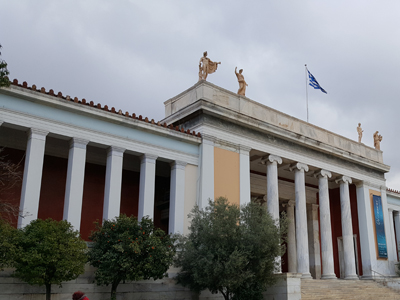
#> input picture image1128/warp.jpg, 400 x 300 px, found by its file name
$ python warping_class.py
#> lines starting #> are read from the running program, lines starting #| are printed output that depends on the picture
import numpy as np, cv2

def morphing():
    h, w = image.shape[:2]
    dst = np.zeros((h,w), image.dtype)
    ys = np.arange(0, image.shape[0], 1)
    xs = np.arange(0, image.shape[1], 0.1)


    x1, x10 = pt1[0], pt1[0]*10
    ratios = xs/x1
    ratios[x10:] = (w - xs[x10:])/(w-x1)

    dxs = xs + ratios * (pt2[0] - pt1[0])
    xs, dxs = xs.astype(int), dxs.astype(int)

    ym, xm = np.meshgrid(ys, xs)
    _, dxm = np.meshgrid(ys, dxs)
    dst[ym, dxm] = image[ym ,xm]
    cv2.imshow("image", dst)
def onMouse(event, x, y, flags, param):
    global pt1, pt2
    if event == cv2.EVENT_LBUTTONDOWN:
        pt1 = (x,y)
    elif event == cv2.EVENT_LBUTTONUP:
        pt2 =(x,y)
        morphing()
    elif event == cv2.EVENT_RBUTTONDBLCLK:
        pt1 = pt2 = (-1,-1)
        cv2.imshow("image",image)


image = cv2.imread("C:/IMAGEPROCESSING/image1128/warp.jpg", cv2.IMREAD_GRAYSCALE)
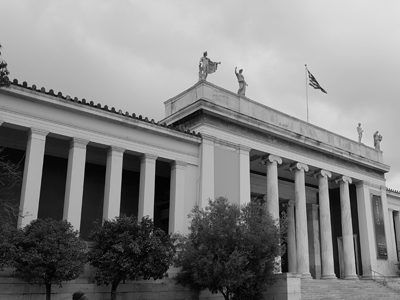
#> image: shape (300, 400); min 0, max 227, mean 130.2
pt1 = pt2 =(-1, -1)
cv2.imshow("image", image)
cv2.setMouseCallback("image", onMouse, 0)
cv2.waitKey(0)

$ run again, with image1128/harris.jpg copied over image1128/warp.jpg
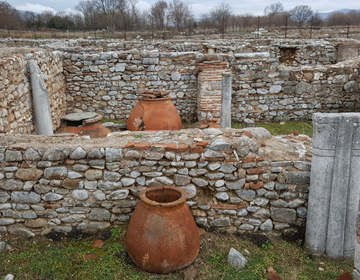
#> input picture image1128/harris.jpg, 360 x 280 px, found by its file name
#> `image = cv2.imread("C:/IMAGEPROCESSING/image1128/warp.jpg", cv2.IMREAD..`:
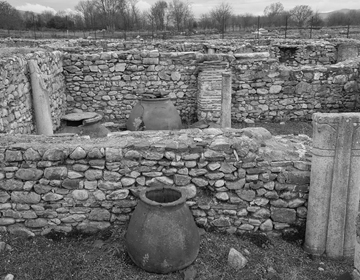
#> image: shape (280, 360); min 0, max 242, mean 113.2

$ run again, with image1128/hough.jpg copied over image1128/warp.jpg
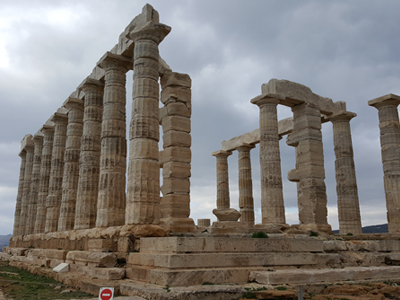
#> input picture image1128/hough.jpg, 400 x 300 px, found by its file name
#> `image = cv2.imread("C:/IMAGEPROCESSING/image1128/warp.jpg", cv2.IMREAD..`:
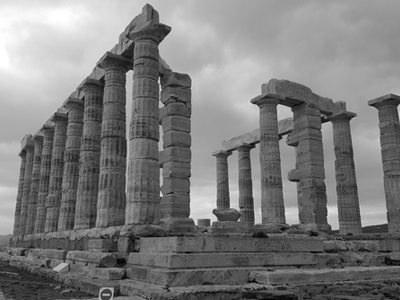
#> image: shape (300, 400); min 0, max 255, mean 123.8
